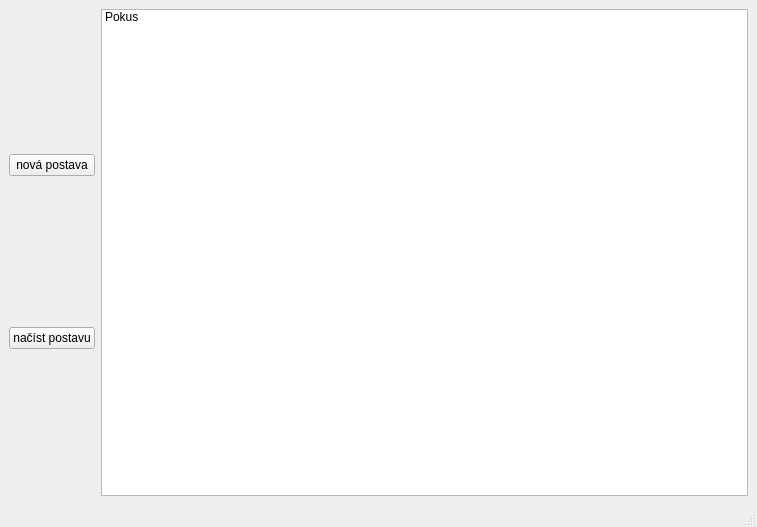
<?xml version="1.0" encoding="UTF-8"?>
<ui version="4.0">
 <class>MainWindow</class>
 <widget class="QMainWindow" name="MainWindow">
  <property name="geometry">
   <rect>
    <x>0</x>
    <y>0</y>
    <width>757</width>
    <height>527</height>
   </rect>
  </property>
  <property name="windowTitle">
   <string>MainWindow</string>
  </property>
  <widget class="QWidget" name="centralwidget">
   <layout class="QHBoxLayout" name="horizontalLayout">
    <item>
     <layout class="QVBoxLayout" name="verticalLayout">
      <item>
       <widget class="QPushButton" name="pushButton">
        <property name="text">
         <string>nová postava</string>
        </property>
       </widget>
      </item>
      <item>
       <widget class="QPushButton" name="pushButton_2">
        <property name="text">
         <string>načíst postavu</string>
        </property>
       </widget>
      </item>
     </layout>
    </item>
    <item>
     <widget class="QListWidget" name="listWidget">
      <item>
       <property name="text">
        <string>Pokus</string>
       </property>
      </item>
     </widget>
    </item>
   </layout>
  </widget>
  <widget class="QMenuBar" name="menubar">
   <property name="geometry">
    <rect>
     <x>0</x>
     <y>0</y>
     <width>757</width>
     <height>26</height>
    </rect>
   </property>
  </widget>
  <widget class="QStatusBar" name="statusbar"/>
 </widget>
 <resources/>
 <connections/>
</ui>
